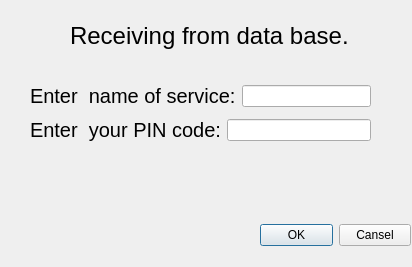
<?xml version="1.0" encoding="UTF-8"?>
<ui version="4.0">
 <class>Dialog2</class>
 <widget class="QDialog" name="Dialog2">
  <property name="geometry">
   <rect>
    <x>0</x>
    <y>0</y>
    <width>412</width>
    <height>267</height>
   </rect>
  </property>
  <property name="windowTitle">
   <string>Dialog</string>
  </property>
  <widget class="QWidget" name="layoutWidget">
   <property name="geometry">
    <rect>
     <x>260</x>
     <y>210</y>
     <width>151</width>
     <height>51</height>
    </rect>
   </property>
   <layout class="QHBoxLayout" name="horizontalLayout">
    <item>
     <widget class="QPushButton" name="pushButton_3">
      <property name="text">
       <string>OK</string>
      </property>
     </widget>
    </item>
    <item>
     <widget class="QPushButton" name="pushButton_4">
      <property name="text">
       <string>Cansel</string>
      </property>
     </widget>
    </item>
   </layout>
  </widget>
  <widget class="QLabel" name="label_4">
   <property name="geometry">
    <rect>
     <x>70</x>
     <y>10</y>
     <width>301</width>
     <height>51</height>
    </rect>
   </property>
   <property name="font">
    <font>
     <pointsize>18</pointsize>
    </font>
   </property>
   <property name="text">
    <string>Receiving from data base.</string>
   </property>
  </widget>
  <widget class="QWidget" name="layoutWidget">
   <property name="geometry">
    <rect>
     <x>30</x>
     <y>80</y>
     <width>341</width>
     <height>66</height>
    </rect>
   </property>
   <layout class="QVBoxLayout" name="verticalLayout">
    <item>
     <layout class="QHBoxLayout" name="horizontalLayout_2">
      <item>
       <widget class="QLabel" name="label">
        <property name="font">
         <font>
          <pointsize>15</pointsize>
         </font>
        </property>
        <property name="text">
         <string>Enter  name of service:</string>
        </property>
       </widget>
      </item>
      <item>
       <widget class="QLineEdit" name="lineEdit"/>
      </item>
     </layout>
    </item>
    <item>
     <layout class="QHBoxLayout" name="horizontalLayout_3">
      <item>
       <widget class="QLabel" name="label_2">
        <property name="font">
         <font>
          <pointsize>15</pointsize>
         </font>
        </property>
        <property name="text">
         <string>Enter  your PIN code:</string>
        </property>
       </widget>
      </item>
      <item>
       <widget class="QLineEdit" name="lineEdit_2">
        <property name="echoMode">
         <enum>QLineEdit::Password</enum>
        </property>
       </widget>
      </item>
     </layout>
    </item>
   </layout>
  </widget>
 </widget>
 <resources/>
 <connections>
  <connection>
   <sender>pushButton_3</sender>
   <signal>clicked()</signal>
   <receiver>Dialog2</receiver>
   <slot>close()</slot>
   <hints>
    <hint type="sourcelabel">
     <x>145</x>
     <y>254</y>
    </hint>
    <hint type="destinationlabel">
     <x>129</x>
     <y>162</y>
    </hint>
   </hints>
  </connection>
  <connection>
   <sender>pushButton_4</sender>
   <signal>clicked()</signal>
   <receiver>Dialog2</receiver>
   <slot>close()</slot>
   <hints>
    <hint type="sourcelabel">
     <x>280</x>
     <y>265</y>
    </hint>
    <hint type="destinationlabel">
     <x>263</x>
     <y>183</y>
    </hint>
   </hints>
  </connection>
 </connections>
</ui>
